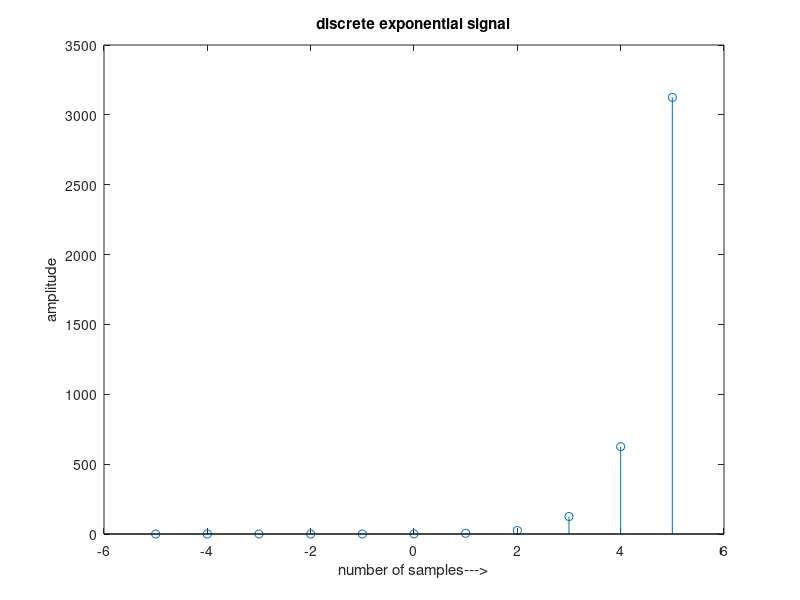

Write the MATLAB code that produced this figure.
clear all;
close all;
clc;
N=5;
n=-N:1:N;
a = input('Enter a: ');
y= a.^n;
stem(n,y);
ylabel('amplitude');
xlabel('number of samples--->');
title('discrete exponential signal');